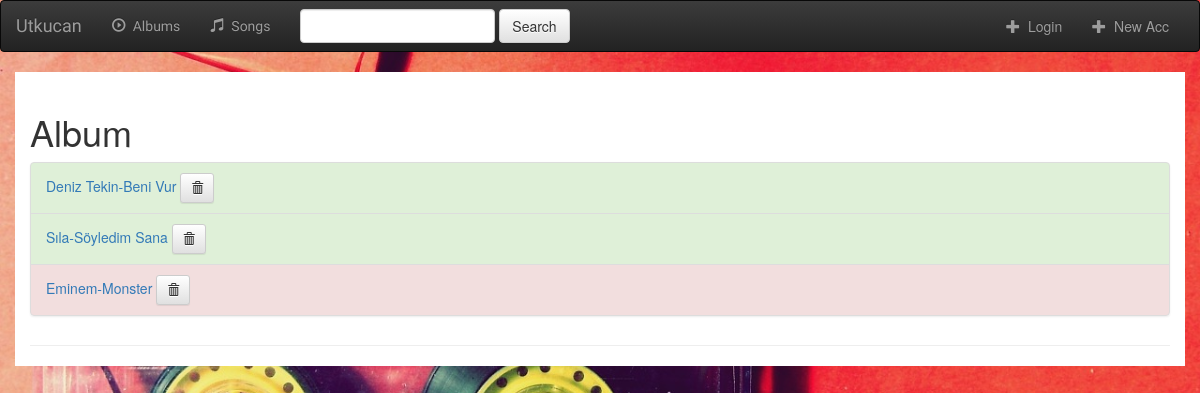
The page / on the database its author committed.
### music/models.py (models this page shows, shortened)
class Album(models.Model):
    artist=models.CharField(max_length=250)
    album_title=models.CharField(max_length=500)
    genre=models.CharField(max_length=100)
    album_logo=models.ImageField()

### music/views.py (the view)
# urls.py: url(r"^$",views.IndexView.as_view(),name="index"),
class IndexView(generic.ListView):
    template_name = "music/index.html"
    context_object_name = "all_albums"
    def get_queryset(self):
        return Album.objects.all()

### music/templates/music/index.html (shortened to what this page needs)
{% extends 'music/base.html' %}
{% block body %}
<div class="container">
  <div class="page-header">
<h1>Album</h1>
{% if all_albums %}
    <ul class="list-group">
        {% for album in all_albums %}
        {% ifequal album.genre "Rap" %}
        <li class="list-group-item list-group-item-danger">
            {% else %}
        <li class="list-group-item list-group-item-success">
            {% endifequal %}
            <a href="{% url 'music:detail' album.id %}">{{album.artist}}-{{album.album_title}}</a>
         <form action="{% url 'music:album-delete' album.id %}" method="post" style="display: inline;">
            <button type="submit" class="btn btn-default btn-sm">
            <span class="glyphicon glyphicon-trash"></span>
            </button>
        </form>
        </li>
        {% endfor %}
    </ul>
{% else %}
    <h2>You dont have any albums</h2>
{% endif %}
  </div>
</div>
{% endblock %}

### music/static/music/base.css (style rules this page uses)
body { background: white url("images/bc2.jpg"); background-size: 100% auto; }
.container { background-color: white; }

### rows shown on the page
Album: artist "Deniz Tekin", album_title "Beni Vur"
Album: artist "Sıla", album_title "Söyledim Sana"
Album: artist "Eminem", album_title "Monster"
